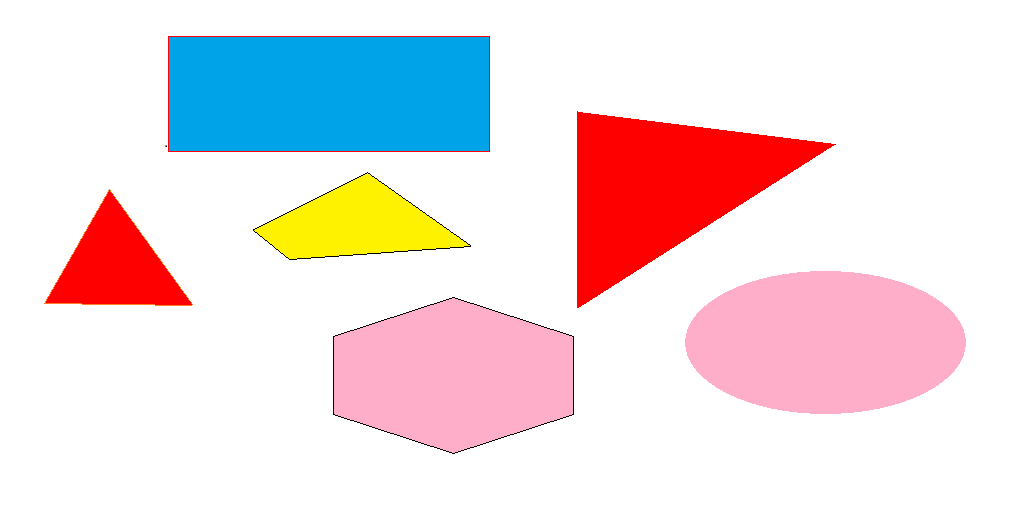
//> input picture input/5.png, 1021 x 507 px
$ ./detect_red_triangle_S_C   (built with g++ and OpenCV 4)
//> lines starting //> are read from the running program, lines starting //| are printed output that depends on the picture; after the words box and inside, x2 and y2 are one past the last pixel; in counts of white or black regions, pixels touching at a corner belong together
#include "cv.h"
#include "cxcore.h"
#include "highgui.h"
#include <sstream>
#include <string>
IplImage* GetThresholdedImage(IplImage* imgHSV)
{
	/*
	Color Filter
	*/
	IplImage* imgThresh = cvCreateImage(cvGetSize(imgHSV), IPL_DEPTH_8U, 1);
	cvInRangeS(imgHSV, cvScalar(0, 230, 110), cvScalar(10, 256, 256), imgThresh);
	return imgThresh;
}
int main()
{
	/*
	First Step: Color Filter
	Second Step: Extract triangles using Contours
	*/
	IplImage * src = cvLoadImage("5.png");
//> src is the input picture: 507 rows x 1021 cols, CV_8UC3; mean B, G, R 224.5, 221.2, 236.5
	IplImage * imgresult = cvCreateImage(cvGetSize(src), IPL_DEPTH_8U, 3);
	cvCopy(src, imgresult);
	//Load image
	//== init font
	CvFont font;
	cvInitFont(&font, CV_FONT_ITALIC, 0.4, 0.2);
	IplImage* imgHSV = cvCreateImage(cvGetSize(imgresult), IPL_DEPTH_8U, 3);
	std::ostringstream ostr;
	std::string str;
	const char  *text;
	//create HSV image for Color Filter
	IplImage* imgR = cvCreateImage(cvGetSize(imgresult), IPL_DEPTH_8U, 1);
	IplImage* imgG = cvCreateImage(cvGetSize(imgresult), IPL_DEPTH_8U, 1);
	IplImage* imgB = cvCreateImage(cvGetSize(imgresult), IPL_DEPTH_8U, 1);
	//imgR, imgG and imgB are used for extract color features from original image
	//== Start of Color Filter
	cvCvtColor(imgresult, imgHSV, CV_BGR2HSV);
//> imgHSV: 507 rows x 1021 cols, CV_8UC3; mean H, S, V 27, 49.4, 252.8
	IplImage* imgThresh = GetThresholdedImage(imgHSV);
//> in GetThresholdedImage, `cvInRangeS(imgHSV, cvScalar(0, 230, 110), cvScalar(10, 256, 256), imgT..`:
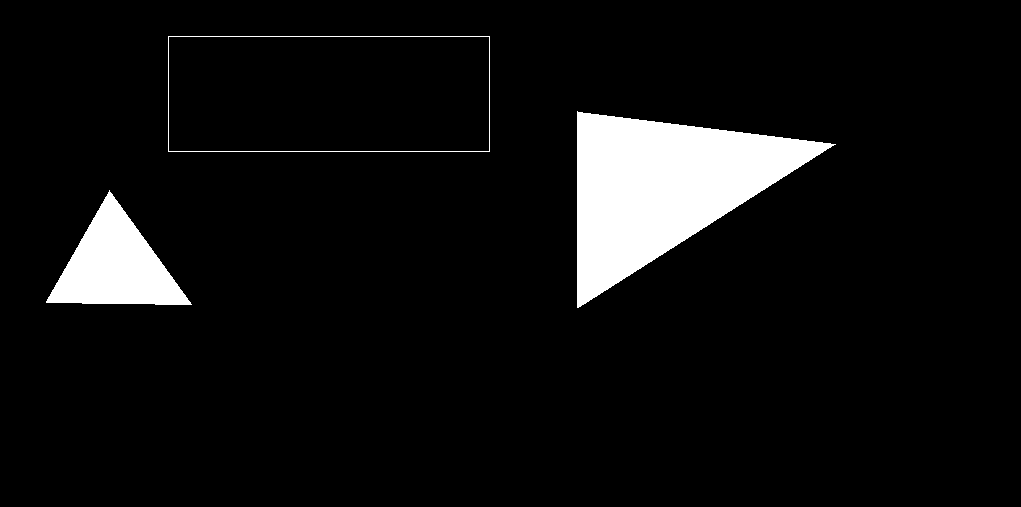
//> imgThresh: 507 rows x 1021 cols, CV_8UC1; 6.7% white; 3 white regions
	cvSplit(imgresult, imgR, imgG, imgB, NULL);
	cvMul(imgThresh, imgR, imgR);
//> imgR: 507 rows x 1021 cols, CV_8UC1; every value is 0
	cvMul(imgThresh, imgG, imgG);
	cvMul(imgThresh, imgB, imgB);
	cvMerge(imgR, imgG, imgB, NULL, imgresult);
	//==End of Color Filter
	//== Start of finding contours
	IplImage* mask = cvCreateImage(cvGetSize(imgresult), IPL_DEPTH_8U, 1);
	cvZero(mask);
	CvSeq* contours;
	CvSeq* result;
	CvMemStorage *storage = cvCreateMemStorage(0);
	cvFindContours(imgThresh, storage, &contours, sizeof(CvContour), CV_RETR_LIST, CV_CHAIN_APPROX_SIMPLE, cvPoint(0, 0));
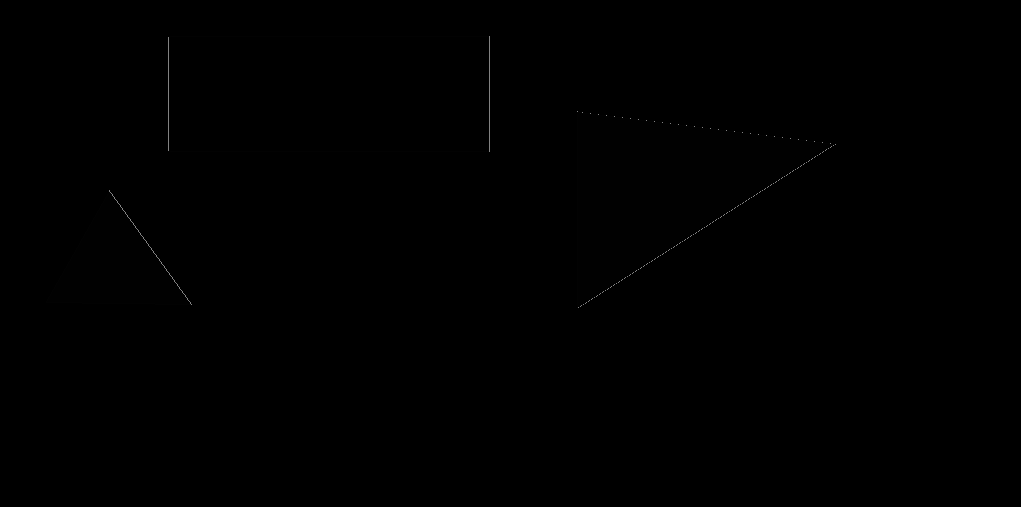
//> imgThresh: 507 rows x 1021 cols, CV_8UC1; 6.71% of pixels changed, all inside (x1, y1, x2, y2) = (46, 36, 836, 308)
//> contours = 4 contours; box (x1, y1, x2, y2) and area: (168, 36, 490, 152) 36915, (168, 36, 490, 152) 36913, (577, 111, 836, 308) 25172, (46, 190, 192, 305) 8168
	while (contours)
	{
		result = cvApproxPoly(contours, sizeof(CvContour), storage, CV_POLY_APPROX_DP, cvContourPerimeter(contours)*0.02, 0);
		if (result->total == 3)
		{
			CvRect rect = cvBoundingRect(contours, 0);
			cvSetImageROI(mask, rect);
			cvSet(mask, cvScalar(1));
			cvResetImageROI(mask);
		}
		contours = contours->h_next;
	}
//> this loop made 4 passes
//> rect on passes 1 to 2: Rect(46, 190, 146, 115), Rect(577, 111, 259, 197)
//> contours on pass 4: 0 contours
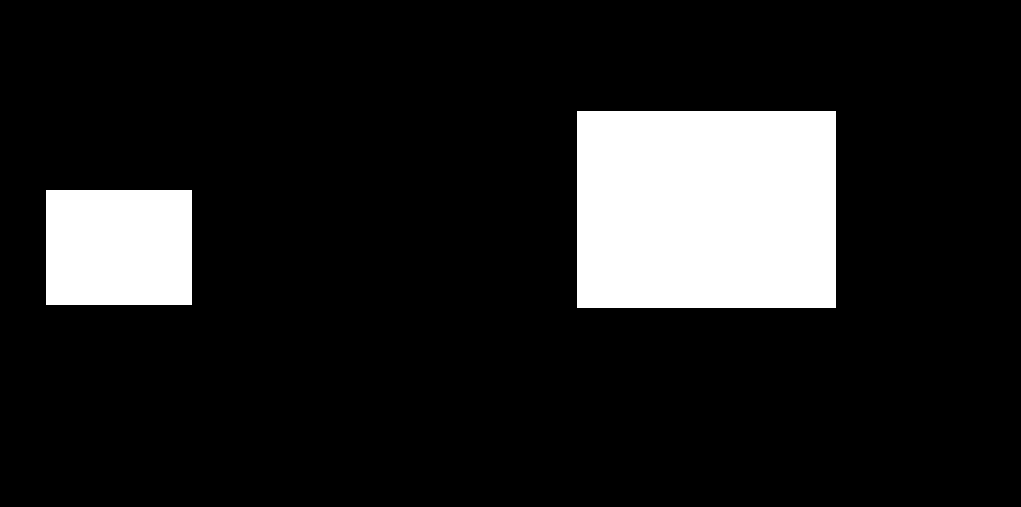
//> mask: 507 rows x 1021 cols, CV_8UC1; values 0 (black) and 1 (white), 13.1% white; 2 white regions, box (x1, y1, x2, y2) and area: (577, 111, 836, 308) 51023, (46, 190, 192, 305) 16790
	cvMul(mask, imgR, imgR);
	cvMul(mask, imgG, imgG);
	cvMul(mask, imgB, imgB);
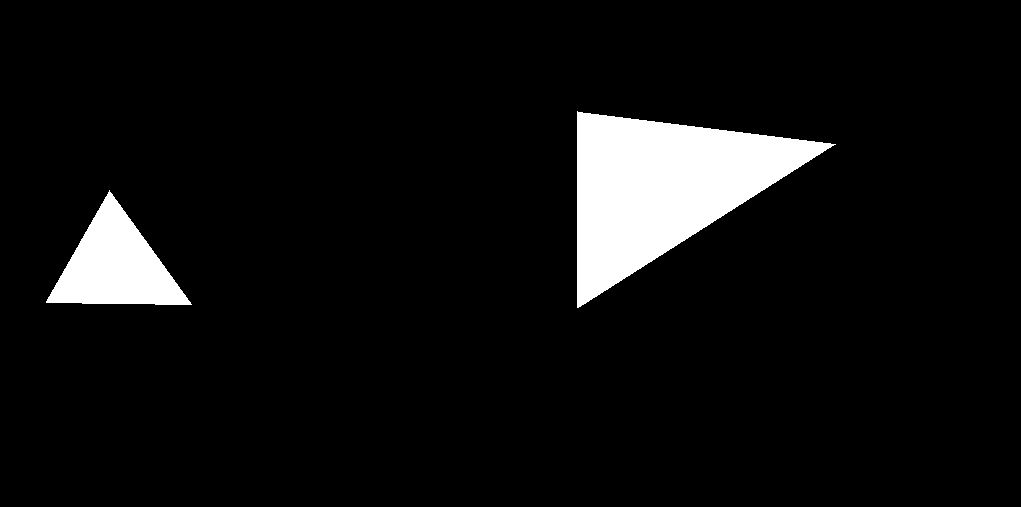
//> imgB: 507 rows x 1021 cols, CV_8UC1; 6.5% white; 2 white regions
	cvMerge(imgR, imgG, imgB, NULL, imgresult);
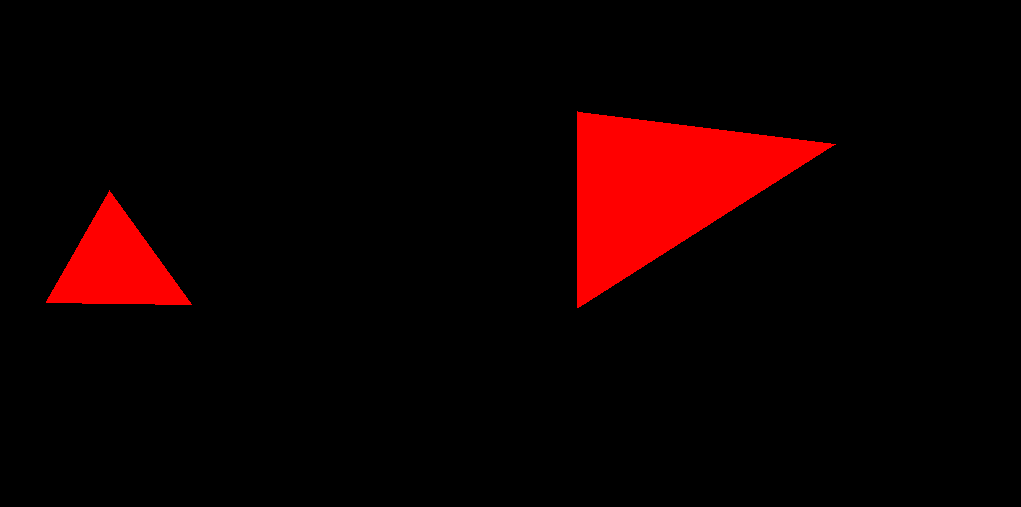
//> imgresult: 507 rows x 1021 cols, CV_8UC3; mean B, G, R 0, 0, 16.7
	//== End of finding contours
	//== Calculate area and perimeter of triangles
	cvFindContours(imgThresh, storage, &contours, sizeof(CvContour), CV_RETR_LIST, CV_CHAIN_APPROX_SIMPLE, cvPoint(0, 0));
	while (contours)
	{
		result = cvApproxPoly(contours, sizeof(CvContour), storage, CV_POLY_APPROX_DP, cvContourPerimeter(contours)*0.02, 0);
		if (result->total == 3)
		{
			CvRect rect = cvBoundingRect(contours, 0);
			double area = fabs(cvContourArea(contours, CV_WHOLE_SEQ));
			ostr << area;
			str = "Area: " + ostr.str();
			text = str.c_str();
			ostr.str("");
			cvPutText(imgresult, text, cvPoint(rect.x, rect.y + rect.height + 5), &font, CV_RGB(255, 0, 0));
			double perimeter = cvArcLength(contours);
			ostr << perimeter;
			str = "Perimeter: " + ostr.str();
			text = str.c_str();
			ostr.str("");
			cvPutText(imgresult, text, cvPoint(rect.x, rect.y + rect.height + 15), &font, CV_RGB(255, 0, 0));
		}
		contours = contours->h_next;
	}
//> this loop made 4 passes
//> (rect, area, perimeter) on passes 1 to 2: (Rect(46, 190, 146, 115), 8167.5, 431.9), (Rect(577, 111, 259, 197), 25172, 793.2)
//> pass 1, `cvPutText(imgresult, text, cvPoint(rect.x, rect.y + rect.height + 15),..`:
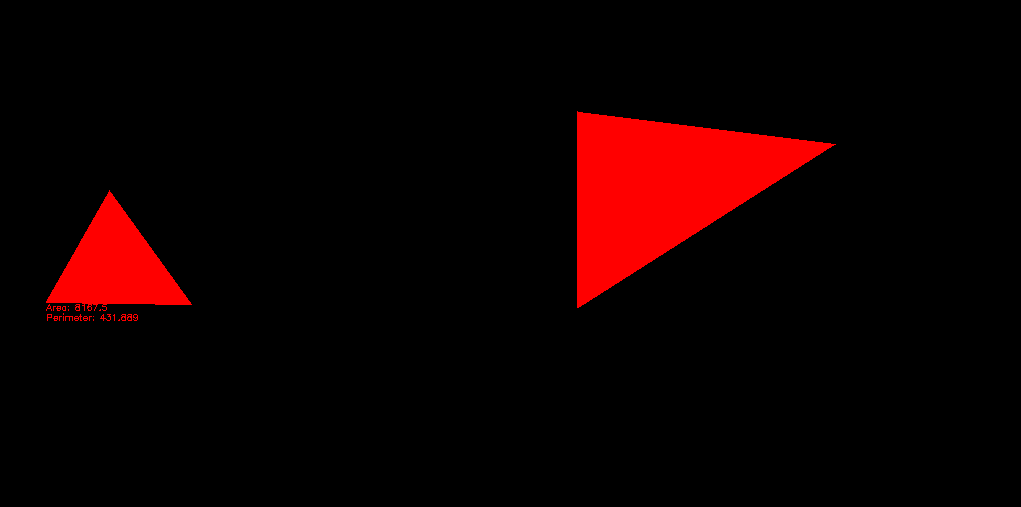
//> imgresult: 507 rows x 1021 cols, CV_8UC3; mean B, G, R 0, 0, 16.9
//> pass 2, `cvPutText(imgresult, text, cvPoint(rect.x, rect.y + rect.height + 15),..`:
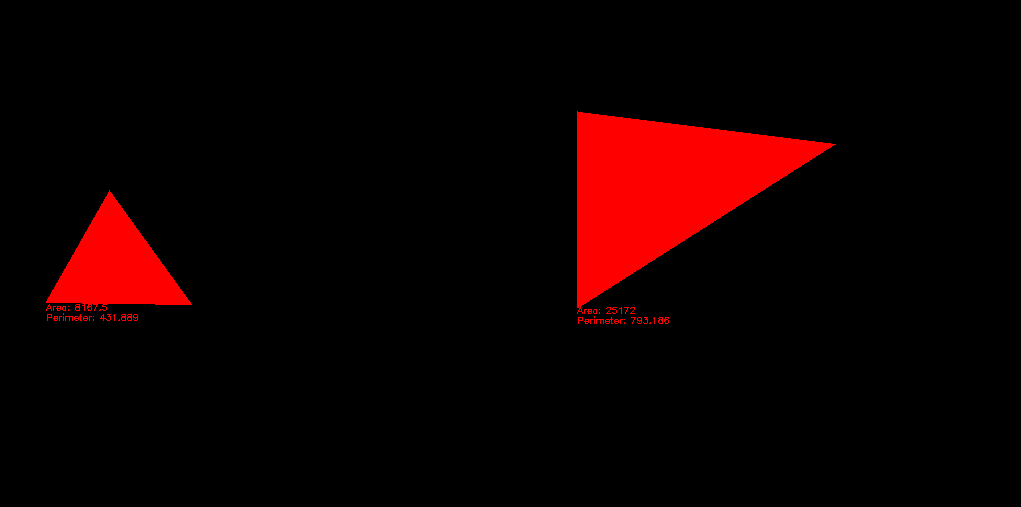
//> imgresult: 507 rows x 1021 cols, CV_8UC3; mean B, G, R 0, 0, 17
	//== Display
	cvSaveImage("result.png", imgresult);
	cvNamedWindow("Image Input");
	cvNamedWindow("Image Output");
	cvShowImage("Image Input", src);
	cvShowImage("Image Output", imgresult);
	cvWaitKey();
	cvDestroyAllWindows();
	return 0;
}
